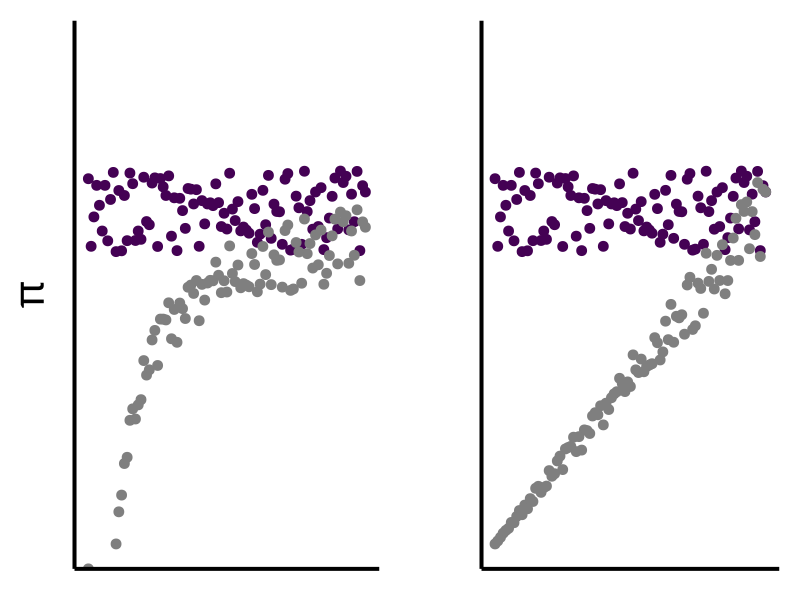
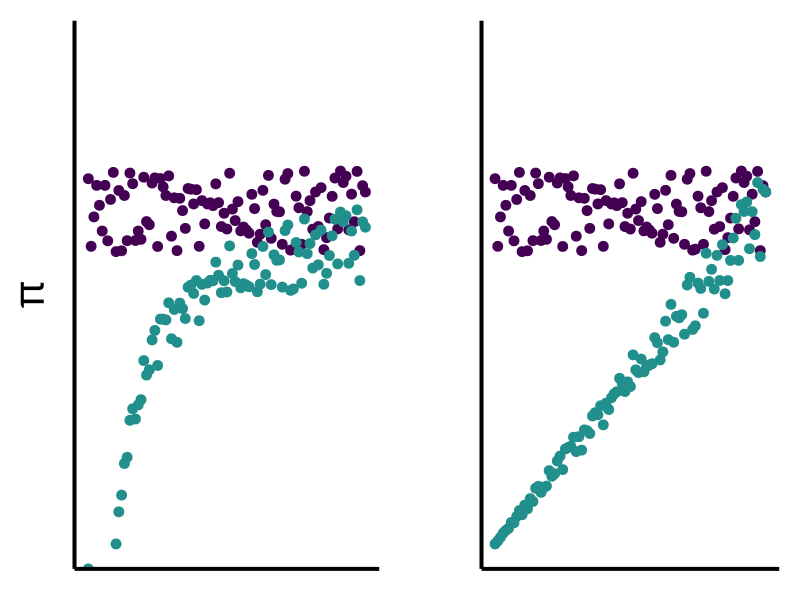
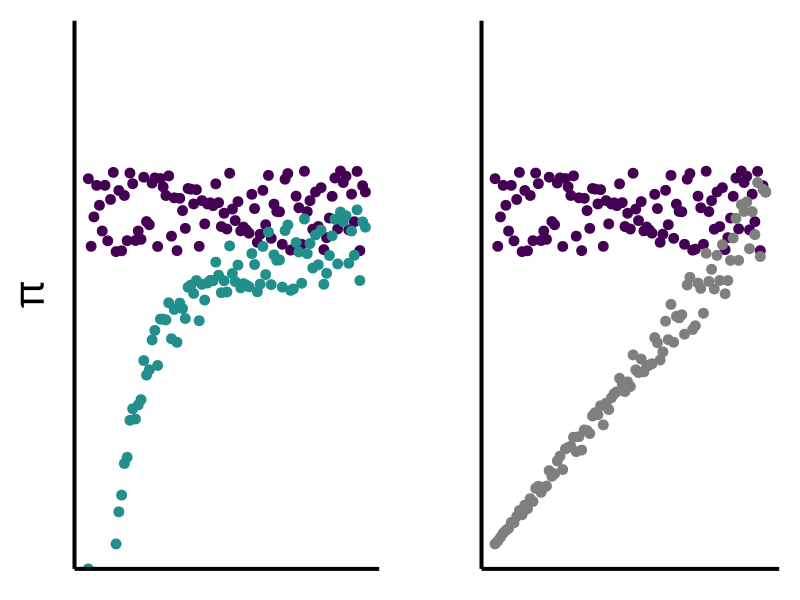
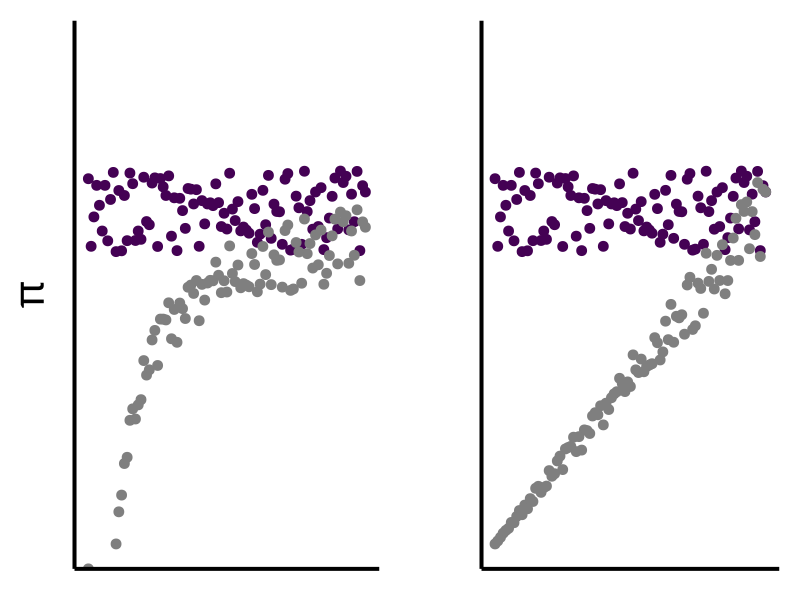
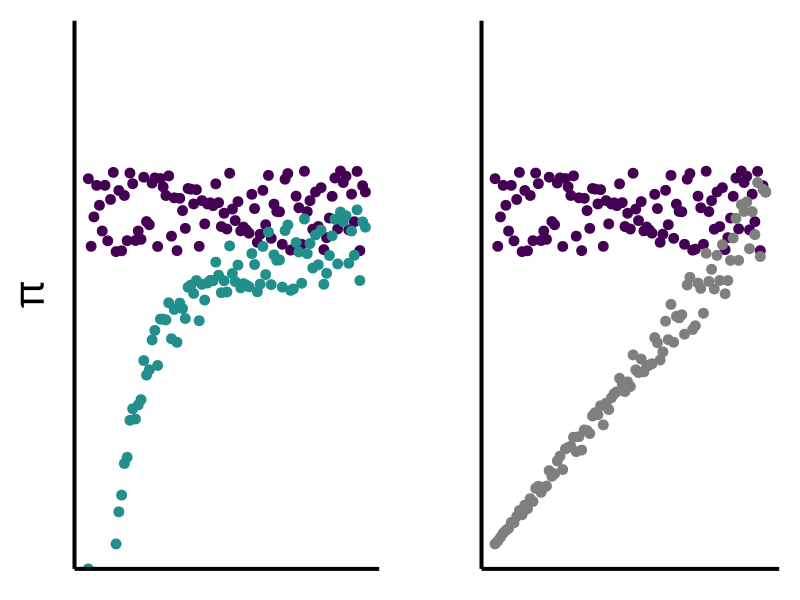
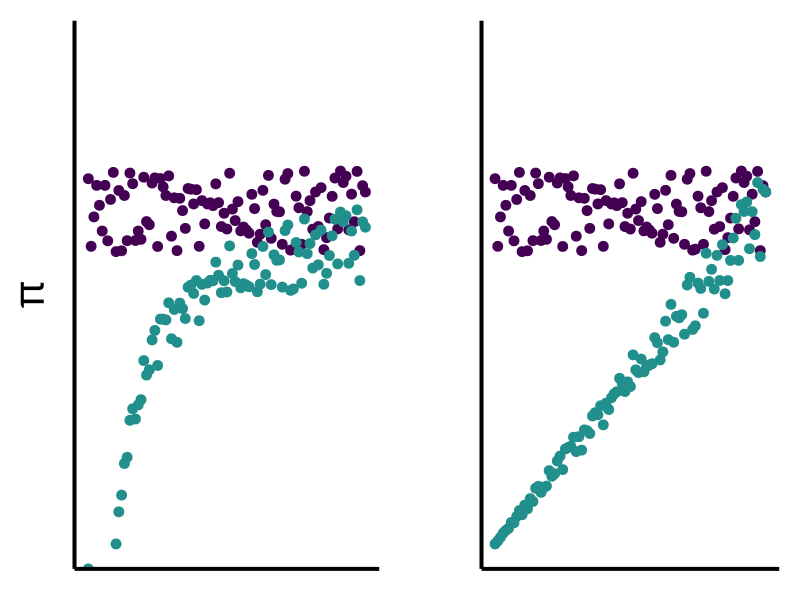

Recreate these plots in R, in order.
library(ggplot2)
library(viridis)
library(ggthemes)
library(gridExtra)

setwd('~/3mee_talk/')

plot_base_size = 30
point_size = 3

data1 = data.frame(dist=0:100, diversity=sample(1750:2250, 101, replace=T)/1000, sel_type='no_sel')
str(data1)

data2 = data.frame(dist=0:100, diversity=data1$diversity*(data1$dist/100), sel_type='sel')

data3 = data.frame(dist=0:100, diversity=data1$diversity-(data1$diversity*(10/data1$dist)), sel_type='sel')

reg_data = rbind(data1, data3)
linked_data = rbind(data1, data2)

reg = ggplot(reg_data, aes(x=dist, y=diversity, colour=sel_type)) +
  geom_point(stat='identity', size=point_size) +
  theme_classic(base_size = plot_base_size) +
  ylim(0, 3) +
  scale_colour_manual(values=c(viridis(3)[1], NA)) +
  theme(legend.position = 'None', axis.title.x = element_blank(), axis.ticks = element_blank(),
        axis.text = element_blank())+
  ylab(expression(pi))

sel = ggplot(linked_data, aes(x=dist, y=diversity, colour=sel_type)) +
  geom_point(stat='identity', size=point_size) +
  theme_classic(base_size = plot_base_size) +
  ylim(0, 3) +
  scale_colour_manual(values=c(viridis(3)[1], NA)) +
  theme(legend.position = 'None', axis.title.x = element_blank(), axis.ticks = element_blank(),
        axis.text = element_blank()) +
  ylab('')

plot1 = grid.arrange(reg, sel, nrow=1)

reg2 = ggplot(reg_data, aes(x=dist, y=diversity, colour=sel_type)) +
  geom_point(stat='identity', size=point_size) +
  theme_classic(base_size = plot_base_size) +
  ylim(0, 3) +
  scale_colour_manual(values=viridis(3)) +
  theme(legend.position = 'None', axis.title.x = element_blank(), axis.ticks = element_blank(),
        axis.text = element_blank())+
  ylab(expression(pi))

sel2 = ggplot(linked_data, aes(x=dist, y=diversity, colour=sel_type)) +
  geom_point(stat='identity', size=point_size) +
  theme_classic(base_size = plot_base_size) +
  ylim(0, 3) +
  scale_colour_manual(values=viridis(3)) +
  theme(legend.position = 'None', axis.title.x = element_blank(), axis.ticks = element_blank(),
        axis.text = element_blank()) +
  ylab('')

plot2 = grid.arrange(reg2, sel2, nrow=1)

plot3 = grid.arrange(reg2, sel, nrow=1)

pdf('nosel_dist.pdf', width=12, height=3)

grid.arrange(reg, sel, nrow=1)

dev.off()

pdf('regsel_dist.pdf', width=12, height=3)

grid.arrange(reg2, sel, nrow=1)

dev.off()

pdf('allsel_dist.pdf', width=12, height=3)

grid.arrange(reg2, sel2, nrow=1)

dev.off()



